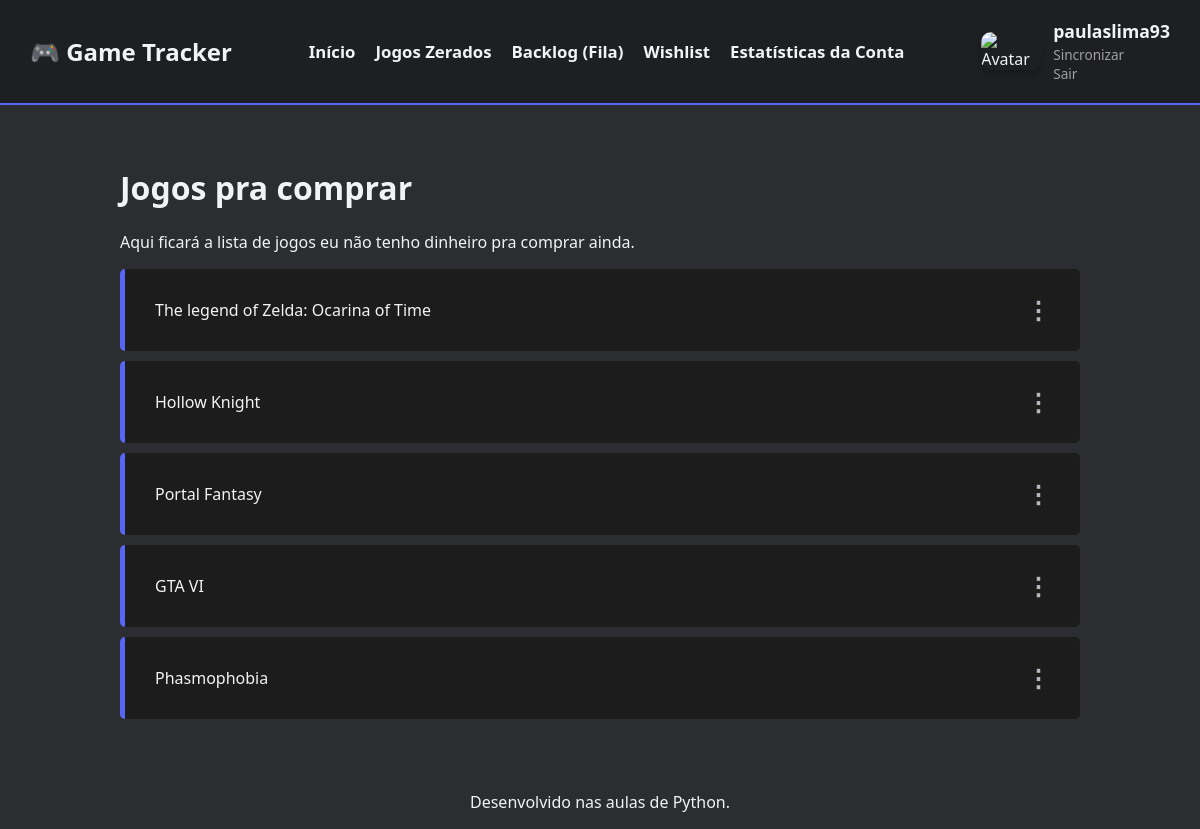
Page /wishlist (signed in) on the earlier database version.
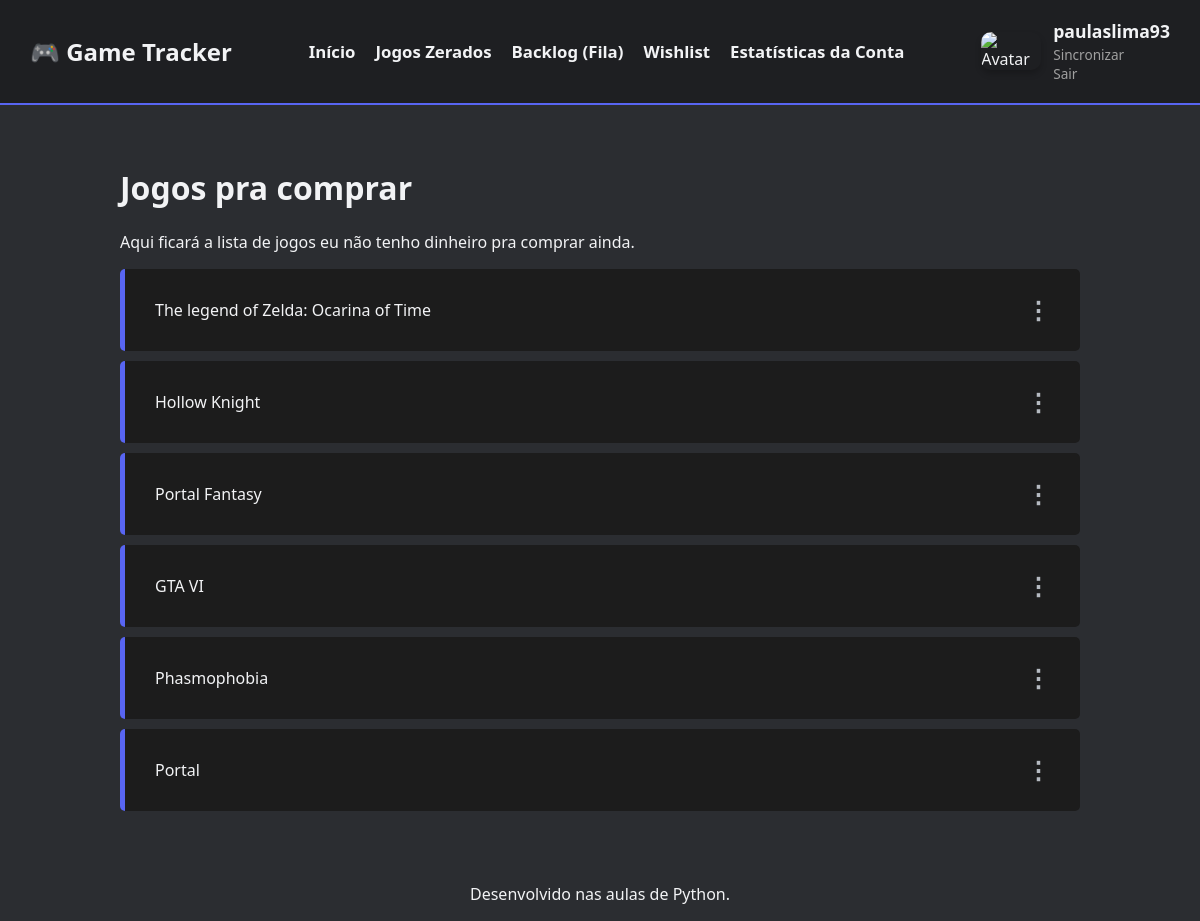
Same page on the later database version.
### app/models.py (models this page shows)
class Jogo(db.Model):
    id = db.Column(db.Integer, primary_key=True)
    titulo = db.Column(db.String(100), nullable = False)
    genero = db.Column(db.String(50), nullable = False)
    status = db.Column(db.String(20), default = 'Wishlist')
    steam_appid = db.Column(db.Integer, nullable = True)
    usuario_id = db.Column(db.Integer, db.ForeignKey('usuario.id'), nullable=True)
    tempo_historia = db.Column(db.String(20), nullable=True)
    tempo_extra = db.Column(db.String(20), nullable=True)
    tempo_completo = db.Column(db.String(20), nullable=True)
    tempo_solo = db.Column(db.String(20), nullable=True)
    tempo_coop = db.Column(db.String(20), nullable=True)
    tempo_vs = db.Column(db.String(20), nullable=True)

### app/rotas_principais.py (the view)
@main_bp.route("/wishlist")
def wishlist():
    if 'usuario' not in session:
        return redirect(url_for('auth.login_steam'))
    meu_id = session['usuario']['id']
    jogos_wishlist = Jogo.query.filter_by(status='Wishlist', usuario_id=meu_id).all()
    return render_template("wishlist.html", lista_jogos=jogos_wishlist)

### templates/wishlist.html (shortened to what this page needs)
{% extends 'base.html' %}
{% block content %}
<h1>Jogos pra comprar</h1>
<p> Aqui ficará a lista de jogos eu não tenho dinheiro pra comprar ainda.</p>
<div class="card">
    <ul>
        {% for jogo in lista_jogos %}
        <li class="item-jogo">
            <a href="/jogo/{{ jogo.id }}">
                {{jogo.titulo}}
            </a>
            <details class="dropdown">
                <summary class="pontinhos">⋮</summary>
            </details>
        </li>
        {% else %}
        <p>Não tem nada bom pra comprar =D</p>
        {% endfor %}
    </ul>
</div>
{% endblock %}

Differences in the rows shown:
added Jogo: titulo "Portal"
